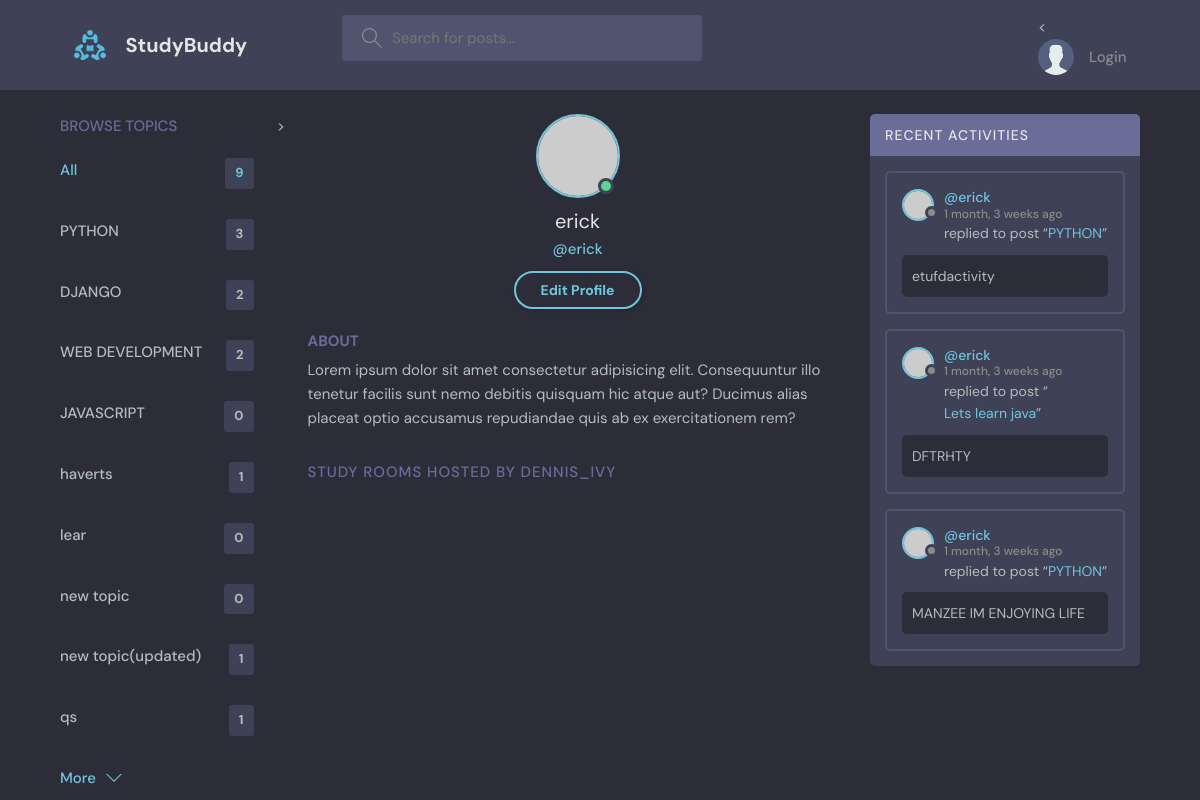
/profile/5, run on the app's committed database.
### new_app/models.py (models this page shows, shortened)
class Topic(models.Model):
    name = models.CharField(max_length=200)

class Messages(models.Model):
    user = models.ForeignKey(User, on_delete= models.CASCADE)
    room = models.ForeignKey(Room, on_delete=models.CASCADE)
    body = models.TextField()
    updated = models.DateTimeField(auto_now=True)
    created = models.DateTimeField(auto_now_add=True)
    class Meta:
        ordering = ['-updated', '-created']

class Room(models.Model):
    host = models.ForeignKey(User, on_delete=models.SET_NULL, null=True)
    topic = models.ForeignKey(Topic, on_delete=models.SET_NULL, null=True)
    name = models.CharField(max_length=200)
    description = models.TextField(null=True, blank=True)
    participants = models.ManyToManyField(User,related_name='participants', blank=True)
    updated = models.DateTimeField(auto_now=True)
    created = models.DateTimeField(auto_now_add=True)
    class Meta:
        ordering = ['-updated', '-created']
    def __str__(self):
        return self.name

### new_app/views.py (the view)
# urls.py: path('profile/<str:pk>', views.userProfile, name='user-profile'),
def userProfile(request, pk):
    user= User.objects.get(id=pk)
    rooms= user.room_set.all()
    room_messages= user.messages_set.all()
    topics= Topic.objects.all()
    context = {'user': user, 'rooms':rooms, 'room_messages': room_messages, 'topics': topics}
    return render(request, 'new_app/profile.html', context)

### new_app/templates/new_app/profile.html (shortened to what this page needs)
{% extends 'main.html' %}
{%block content%}
  <main class="profile-page layout layout--3">
    <div class="container">
      {% include 'new_app/topics_component.html' %}>
      <div class="roomList">
        <div class="profile">
          <div class="profile__avatar">
            <div class="avatar avatar--large active">
              <img src="https://randomuser.me/api/portraits/men/11.jpg" />
            </div>
          </div>
          <div class="profile__info">
            <h3>{{user.username}}</h3>
            <p>@{{user.username}}</p>
            <a href="edit-user.html" class="btn btn--main btn--pill">Edit Profile</a>
          </div>
          <div class="profile__about">
            <h3>About</h3>
            <p>
              Lorem ipsum dolor sit amet consectetur adipisicing elit. Consequuntur illo tenetur
              facilis sunt nemo debitis quisquam hic atque aut? Ducimus alias placeat optio
              accusamus repudiandae quis ab ex exercitationem rem?
            </p>
          </div>
        </div>
        <div class="roomList__header">
          <div>
            <h2>Study Rooms Hosted by dennis_ivy</a>
            </h2>
          </div>
        </div>
      </div>
{% include 'new_app/activity_component.html' %}
    </div>
  </main>
{%endblock content%}

### new_app/templates/new_app/topics_component.html
<div class="topics">
       <div class="topics__header">
         <h2>Browse Topics</h2>
       </div>
       <ul class="topics__list">
         <li>
           <a href="{% url 'home' %}" class="active">All <span>{{topics.count}}</span></a>
         </li>
         {% for topic in topics %}
         <li>
           <a href="{% url 'home' %}?q={{topic.name}}">{{topic.name}} <span>{{topic.room_set.all.count}}</span></a>
         </li>
         {% endfor %}
       </ul>
       <button class="btn btn--link" href="topics.html">
         More
         <svg version="1.1" xmlns="http://www.w3.org/2000/svg" width="32" height="32" viewBox="0 0 32 32">
           <title>chevron-down</title>
           <path d="M16 21l-13-13h-3l16 16 16-16h-3l-13 13z"></path>
         </svg>
       </button>
     </div>

### new_app/templates/new_app/activity_component.html (shortened to what this page needs)
<div class="activities">
    <div class="activities__header">
      <h2>Recent Activities</h2>
    </div>
    {% for message in room_messages %}
    <div class="activities__box">
      <div class="activities__boxHeader roomListRoom__header">
        <a href="{% url 'user-profile' message.user.id %}" class="roomListRoom__author">
          <div class="avatar avatar--small">
            <img src="https://randomuser.me/api/portraits/women/11.jpg" />
          </div>
          <p>
            @{{message.user}}
            <span>{{message.created|timesince}} ago</span>
          </p>
        </a>
      </div>
      <div class="activities__boxContent">
        <p>replied to post “<a href="{% url 'room' message.room.id %}">{{message.room}}</a>”</p>
        <div class="activities__boxRoomContent">
         {{message.body}}
        </div>
      </div>
    </div>
    {%endfor%}
  </div>

### data on the page
Topic: name "PYTHON", room_set.all.count "3"
Topic: name "DJANGO", room_set.all.count "2"
Topic: name "WEB DEVELOPMENT", room_set.all.count "2"
Topic: name "JAVASCRIPT", room_set.all.count "0"
Topic: name "haverts", room_set.all.count "1"
Topic: name "lear", room_set.all.count "0"
Topic: name "new topic", room_set.all.count "0"
Topic: name "new topic(updated)", room_set.all.count "1"
Topic: name "qs", room_set.all.count "1"
Messages: user "erick", created "1 month, 3 weeks", room "PYTHON", body "etufdactivity"
Messages: user "erick", created "1 month, 3 weeks", room "Lets learn java", body "DFTRHTY"
Messages: user "erick", created "1 month, 3 weeks", room "PYTHON", body "MANZEE IM ENJOYING LIFE"

### other printed values
{{ topics.count }} "9"
{{ user.username }} "erick"
